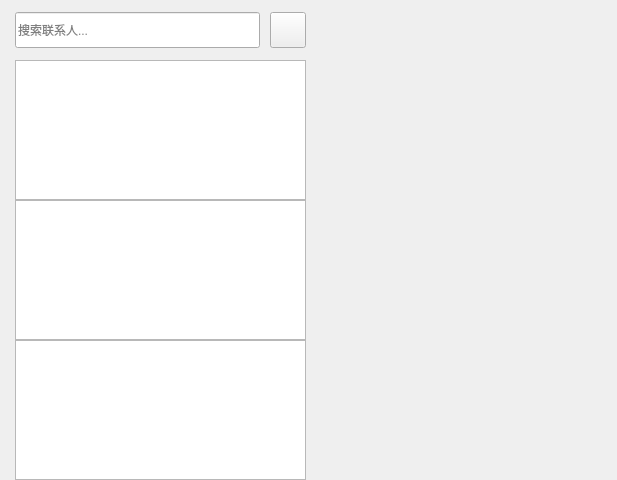
<?xml version="1.0" encoding="UTF-8"?>
<ui version="4.0">
 <class>ChatDialog</class>
 <widget class="QWidget" name="ChatDialog">
  <property name="geometry">
   <rect>
    <x>0</x>
    <y>0</y>
    <width>617</width>
    <height>480</height>
   </rect>
  </property>
  <property name="windowTitle">
   <string>Form</string>
  </property>
  <layout class="QHBoxLayout" name="horizontalLayout">
   <property name="spacing">
    <number>0</number>
   </property>
   <property name="leftMargin">
    <number>0</number>
   </property>
   <property name="topMargin">
    <number>0</number>
   </property>
   <property name="rightMargin">
    <number>0</number>
   </property>
   <property name="bottomMargin">
    <number>0</number>
   </property>
   <item>
    <widget class="QWidget" name="chat_user_wid" native="true">
     <property name="minimumSize">
      <size>
       <width>306</width>
       <height>0</height>
      </size>
     </property>
     <property name="maximumSize">
      <size>
       <width>306</width>
       <height>16777215</height>
      </size>
     </property>
     <layout class="QVBoxLayout" name="verticalLayout_2">
      <property name="spacing">
       <number>0</number>
      </property>
      <property name="leftMargin">
       <number>15</number>
      </property>
      <property name="topMargin">
       <number>0</number>
      </property>
      <property name="rightMargin">
       <number>0</number>
      </property>
      <property name="bottomMargin">
       <number>0</number>
      </property>
      <item>
       <widget class="QWidget" name="search_wid" native="true">
        <property name="minimumSize">
         <size>
          <width>0</width>
          <height>60</height>
         </size>
        </property>
        <layout class="QHBoxLayout" name="horizontalLayout_2">
         <property name="spacing">
          <number>10</number>
         </property>
         <property name="leftMargin">
          <number>0</number>
         </property>
         <property name="topMargin">
          <number>0</number>
         </property>
         <property name="rightMargin">
          <number>0</number>
         </property>
         <property name="bottomMargin">
          <number>0</number>
         </property>
         <item>
          <widget class="C_SearchEdit" name="search_edit">
           <property name="minimumSize">
            <size>
             <width>0</width>
             <height>36</height>
            </size>
           </property>
           <property name="maximumSize">
            <size>
             <width>16777215</width>
             <height>36</height>
            </size>
           </property>
           <property name="placeholderText">
            <string>搜索联系人...</string>
           </property>
          </widget>
         </item>
         <item>
          <widget class="ElaToolButton" name="add_btn">
           <property name="minimumSize">
            <size>
             <width>36</width>
             <height>36</height>
            </size>
           </property>
           <property name="maximumSize">
            <size>
             <width>36</width>
             <height>36</height>
            </size>
           </property>
           <property name="text">
            <string/>
           </property>
          </widget>
         </item>
        </layout>
       </widget>
      </item>
      <item>
       <widget class="ChatUserList" name="chat_user_list">
        <property name="minimumSize">
         <size>
          <width>0</width>
          <height>60</height>
         </size>
        </property>
       </widget>
      </item>
      <item>
       <widget class="SearchList" name="search_list"/>
      </item>
      <item>
       <widget class="QListView" name="con_user_list"/>
      </item>
     </layout>
    </widget>
   </item>
   <item>
    <widget class="QStackedWidget" name="stackedWidget">
     <widget class="ChatWid" name="page"/>
     <widget class="QWidget" name="page_2"/>
    </widget>
   </item>
  </layout>
 </widget>
 <customwidgets>
  <customwidget>
   <class>ElaToolButton</class>
   <extends>QToolButton</extends>
   <header location="global">elatoolbutton.h</header>
  </customwidget>
  <customwidget>
   <class>C_SearchEdit</class>
   <extends>QLineEdit</extends>
   <header>chat/c_searchedit.h</header>
  </customwidget>
  <customwidget>
   <class>ChatUserList</class>
   <extends>QListWidget</extends>
   <header location="global">chat/chatuserlist.h</header>
  </customwidget>
  <customwidget>
   <class>ChatWid</class>
   <extends>QWidget</extends>
   <header location="global">chat/chatwid.h</header>
   <container>1</container>
  </customwidget>
  <customwidget>
   <class>SearchList</class>
   <extends>QListWidget</extends>
   <header location="global">Chat/Chat_Comp/searchlist.h</header>
  </customwidget>
 </customwidgets>
 <resources/>
 <connections/>
</ui>
